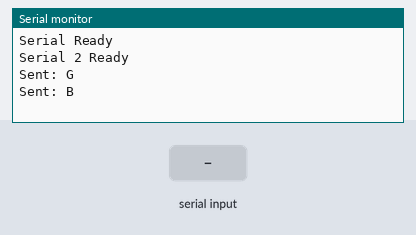
The sketch below on a simulated Arduino Mega 2560, built with avr-gcc and run on an emulated ATmega2560. Shown: the last lines printed to the serial monitor. Inputs (shaded band) come from the test bench. Random numbers use the default seed unless the sketch sets one.

Above: at 1.2 s.
1.3 s: "1" received over the second serial link
At 3.2 s:
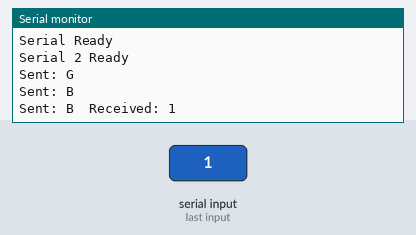
4.3 s: "0" received over the second serial link
At 5.5 s:
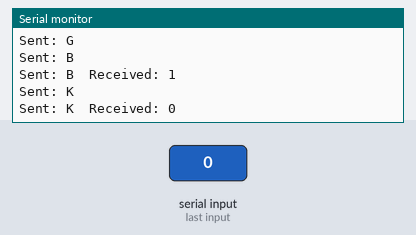
7.2 s: "2" received over the second serial link
At 8.5 s:
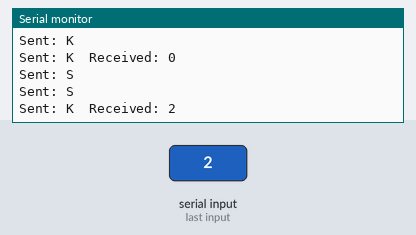
8.7 s: "1" received over the second serial link
At 10.1 s:
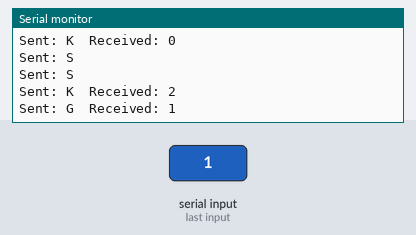
10.6 s: "0" received over the second serial link
At 12.0 s:
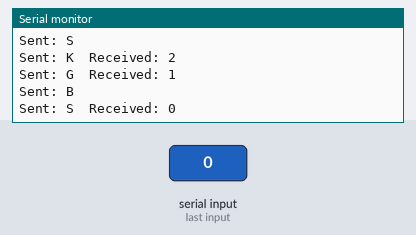

The sketch:

SERIAL_COMMUNICATION_2560.ino
```cpp
char a;
char str[4] = {'S','B','K','G'};
void setup(){
  Serial.begin(9600);
  Serial1.begin(9600);
  Serial2.begin(9600);
  while(!Serial){
    ;
  }
  Serial.println("Serial Ready");
  while(!Serial2){
    ;
  }
  Serial.println("Serial 2 Ready");
}

void loop() {

  //Send character from serial to serial1
  int index = rand()%4;
  Serial.print("Sent: ");
  Serial.print(str[index]);
  Serial.print("\t");
  Serial1.write(str[index]);
  delay(100);
  if (Serial2.available()>0) {
    delay(100); //allows all serial sent to be received together
    a = Serial2.read();
    Serial.print("Received: ");
    Serial.print(a);
  }
  Serial.println("");
  delay(1000);
}
```

Measured:
- after the input at 1.3 s, the serial monitor: prints a new line after 0.90 s (image 1)
- after the input at 4.3 s, the serial monitor: prints a new line after 0.20 s (image 2)
- after the input at 7.2 s, the serial monitor: prints a new line after 0.70 s (image 3)
- after the input at 8.7 s, the serial monitor: prints a new line after 0.40 s (image 4)
- after the input at 10.6 s, the serial monitor: prints a new line after 0.80 s (image 5)
